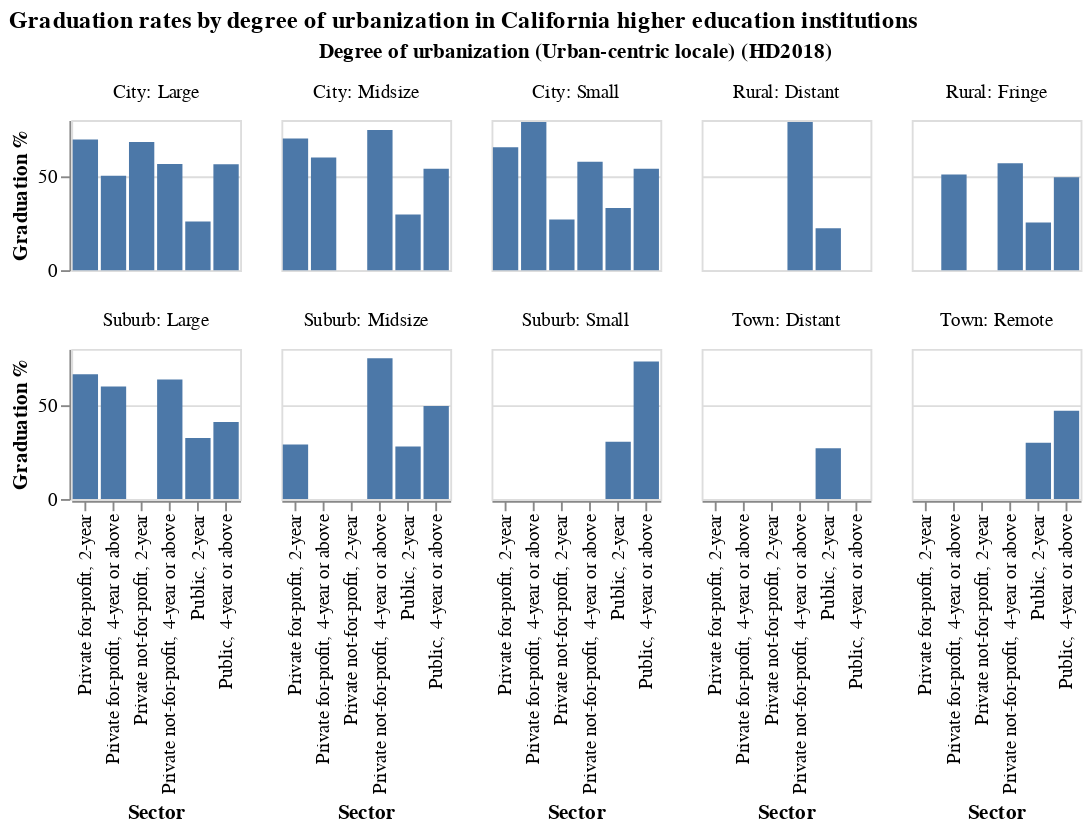

This figure's notebook cell:
### Code cell
alt.Chart(tidy).mark_bar().encode(
    x = alt.X('Sector of institution (HD2018)', axis = alt.Axis(title = 'Sector')),
    y = alt.Y('Graduation rate  total cohort (DRVGR2017_RV)', axis = alt.Axis(title = "Graduation %")),
    facet = alt.Facet('Degree of urbanization (Urban-centric locale) (HD2018)')
).properties(
    title='Graduation rates by degree of urbanization in California higher education institutions',
    columns=5,
    width=90,
    height=80
)

### Figure 1 — Vega-Lite specification as saved in the notebook (floating-point values rounded to 4 significant figures)
{"$schema": "https://vega.github.io/schema/vega-lite/v3.4.0.json", "columns": 5, "config": {"mark": {"tooltip": null}, "view": {"height": 300, "width": 400}}, "data": {"name": "data-df5ca937c9d7259b21761532c4ae714f"}, "datasets": {"data-df5ca937c9d7259b21761532c4ae714f": [{"Degree of urbanization (Urban-centric locale) (HD2018)": "City: Large", "Graduation rate  total cohort (DRVGR2017_RV)": 69.6, "Sector of institution (HD2018)": "Private for-profit, 2-year"}, {"Degree of urbanization (Urban-centric locale) (HD2018)": "City: Large", "Graduation rate  total cohort (DRVGR2017_RV)": 50.3, "Sector of institution (HD2018)": "Private for-profit, 4-year or above"}, {"Degree of urbanization (Urban-centric locale) (HD2018)": "City: Large", "Graduation rate  total cohort (DRVGR2017_RV)": 68.25, "Sector of institution (HD2018)": "Private not-for-profit, 2-year"}, {"Degree of urbanization (Urban-centric locale) (HD2018)": "City: Large", "Graduation rate  total cohort (DRVGR2017_RV)": 56.59, "Sector of institution (HD2018)": "Private not-for-profit, 4-year or above"}, {"Degree of urbanization (Urban-centric locale) (HD2018)": "City: Large", "Graduation rate  total cohort (DRVGR2017_RV)": 25.95, "Sector of institution (HD2018)": "Public, 2-year"}, {"Degree of urbanization (Urban-centric locale) (HD2018)": "City: Large", "Graduation rate  total cohort (DRVGR2017_RV)": 56.5, "Sector of institution (HD2018)": "Public, 4-year or above"}, {"Degree of urbanization (Urban-centric locale) (HD2018)": "City: Midsize", "Graduation rate  total cohort (DRVGR2017_RV)": 70.22, "Sector of institution (HD2018)": "Private for-profit, 2-year"}, {"Degree of urbanization (Urban-centric locale) (HD2018)": "City: Midsize", "Graduation rate  total cohort (DRVGR2017_RV)": 60, "Sector of institution (HD2018)": "Private for-profit, 4-year or above"}, {"Degree of urbanization (Urban-centric locale) (HD2018)": "City: Midsize", "Graduation rate  total cohort (DRVGR2017_RV)": 74.75, "Sector of institution (HD2018)": "Private not-for-profit, 4-year or above"}, {"Degree of urbanization (Urban-centric locale) (HD2018)": "City: Midsize", "Graduation rate  total cohort (DRVGR2017_RV)": 29.67, "Sector of institution (HD2018)": "Public, 2-year"}, {"Degree of urbanization (Urban-centric locale) (HD2018)": "City: Midsize", "Graduation rate  total cohort (DRVGR2017_RV)": 54, "Sector of institution (HD2018)": "Public, 4-year or above"}, {"Degree of urbanization (Urban-centric locale) (HD2018)": "City: Small", "Graduation rate  total cohort (DRVGR2017_RV)": 65.5, "Sector of institution (HD2018)": "Private for-profit, 2-year"}, {"Degree of urbanization (Urban-centric locale) (HD2018)": "City: Small", "Graduation rate  total cohort (DRVGR2017_RV)": 79, "Sector of institution (HD2018)": "Private for-profit, 4-year or above"}, {"Degree of urbanization (Urban-centric locale) (HD2018)": "City: Small", "Graduation rate  total cohort (DRVGR2017_RV)": 27, "Sector of institution (HD2018)": "Private not-for-profit, 2-year"}, {"Degree of urbanization (Urban-centric locale) (HD2018)": "City: Small", "Graduation rate  total cohort (DRVGR2017_RV)": 57.75, "Sector of institution (HD2018)": "Private not-for-profit, 4-year or above"}, {"Degree of urbanization (Urban-centric locale) (HD2018)": "City: Small", "Graduation rate  total cohort (DRVGR2017_RV)": 33.12, "Sector of institution (HD2018)": "Public, 2-year"}, {"Degree of urbanization (Urban-centric locale) (HD2018)": "City: Small", "Graduation rate  total cohort (DRVGR2017_RV)": 54, "Sector of institution (HD2018)": "Public, 4-year or above"}, {"Degree of urbanization (Urban-centric locale) (HD2018)": "Rural: Distant", "Graduation rate  total cohort (DRVGR2017_RV)": 79, "Sector of institution (HD2018)": "Private not-for-profit, 4-year or above"}, {"Degree of urbanization (Urban-centric locale) (HD2018)": "Rural: Distant", "Graduation rate  total cohort (DRVGR2017_RV)": 22.33, "Sector of institution (HD2018)": "Public, 2-year"}, {"Degree of urbanization (Urban-centric locale) (HD2018)": "Rural: Fringe", "Graduation rate  total cohort (DRVGR2017_RV)": 51, "Sector of institution (HD2018)": "Private for-profit, 4-year or above"}, {"Degree of urbanization (Urban-centric locale) (HD2018)": "Rural: Fringe", "Graduation rate  total cohort (DRVGR2017_RV)": 57, "Sector of institution (HD2018)": "Private not-for-profit, 4-year or above"}, {"Degree of urbanization (Urban-centric locale) (HD2018)": "Rural: Fringe", "Graduation rate  total cohort (DRVGR2017_RV)": 25.44, "Sector of institution (HD2018)": "Public, 2-year"}, {"Degree of urbanization (Urban-centric locale) (HD2018)": "Rural: Fringe", "Graduation rate  total cohort (DRVGR2017_RV)": 49.5, "Sector of institution (HD2018)": "Public, 4-year or above"}, {"Degree of urbanization (Urban-centric locale) (HD2018)": "Suburb: Large", "Graduation rate  total cohort (DRVGR2017_RV)": 66.5, "Sector of institution (HD2018)": "Private for-profit, 2-year"}, {"Degree of urbanization (Urban-centric locale) (HD2018)": "Suburb: Large", "Graduation rate  total cohort (DRVGR2017_RV)": 60, "Sector of institution (HD2018)": "Private for-profit, 4-year or above"}, {"Degree of urbanization (Urban-centric locale) (HD2018)": "Suburb: Large", "Graduation rate  total cohort (DRVGR2017_RV)": 63.71, "Sector of institution (HD2018)": "Private not-for-profit, 4-year or above"}, {"Degree of urbanization (Urban-centric locale) (HD2018)": "Suburb: Large", "Graduation rate  total cohort (DRVGR2017_RV)": 32.58, "Sector of institution (HD2018)": "Public, 2-year"}, {"Degree of urbanization (Urban-centric locale) (HD2018)": "Suburb: Large", "Graduation rate  total cohort (DRVGR2017_RV)": 41, "Sector of institution (HD2018)": "Public, 4-year or above"}, {"Degree of urbanization (Urban-centric locale) (HD2018)": "Suburb: Midsize", "Graduation rate  total cohort (DRVGR2017_RV)": 29, "Sector of institution (HD2018)": "Private for-profit, 2-year"}, {"Degree of urbanization (Urban-centric locale) (HD2018)": "Suburb: Midsize", "Graduation rate  total cohort (DRVGR2017_RV)": 75, "Sector of institution (HD2018)": "Private not-for-profit, 4-year or above"}, {"Degree of urbanization (Urban-centric locale) (HD2018)": "Suburb: Midsize", "Graduation rate  total cohort (DRVGR2017_RV)": 28, "Sector of institution (HD2018)": "Public, 2-year"}, {"Degree of urbanization (Urban-centric locale) (HD2018)": "Suburb: Midsize", "Graduation rate  total cohort (DRVGR2017_RV)": 49.6, "Sector of institution (HD2018)": "Public, 4-year or above"}, {"Degree of urbanization (Urban-centric locale) (HD2018)": "Suburb: Small", "Graduation rate  total cohort (DRVGR2017_RV)": 30.5, "Sector of institution (HD2018)": "Public, 2-year"}, {"Degree of urbanization (Urban-centric locale) (HD2018)": "Suburb: Small", "Graduation rate  total cohort (DRVGR2017_RV)": 73.33, "Sector of institution (HD2018)": "Public, 4-year or above"}, {"Degree of urbanization (Urban-centric locale) (HD2018)": "Town: Distant", "Graduation rate  total cohort (DRVGR2017_RV)": 27, "Sector of institution (HD2018)": "Public, 2-year"}, {"Degree of urbanization (Urban-centric locale) (HD2018)": "Town: Remote", "Graduation rate  total cohort (DRVGR2017_RV)": 30, "Sector of institution (HD2018)": "Public, 2-year"}, {"Degree of urbanization (Urban-centric locale) (HD2018)": "Town: Remote", "Graduation rate  total cohort (DRVGR2017_RV)": 47, "Sector of institution (HD2018)": "Public, 4-year or above"}]}, "encoding": {"facet": {"field": "Degree of urbanization (Urban-centric locale) (HD2018)", "type": "nominal"}, "x": {"axis": {"title": "Sector"}, "field": "Sector of institution (HD2018)", "type": "nominal"}, "y": {"axis": {"title": "Graduation %"}, "field": "Graduation rate  total cohort (DRVGR2017_RV)", "type": "quantitative"}}, "height": 80, "mark": "bar", "title": "Graduation rates by degree of urbanization in California higher education institutions", "width": 90}
